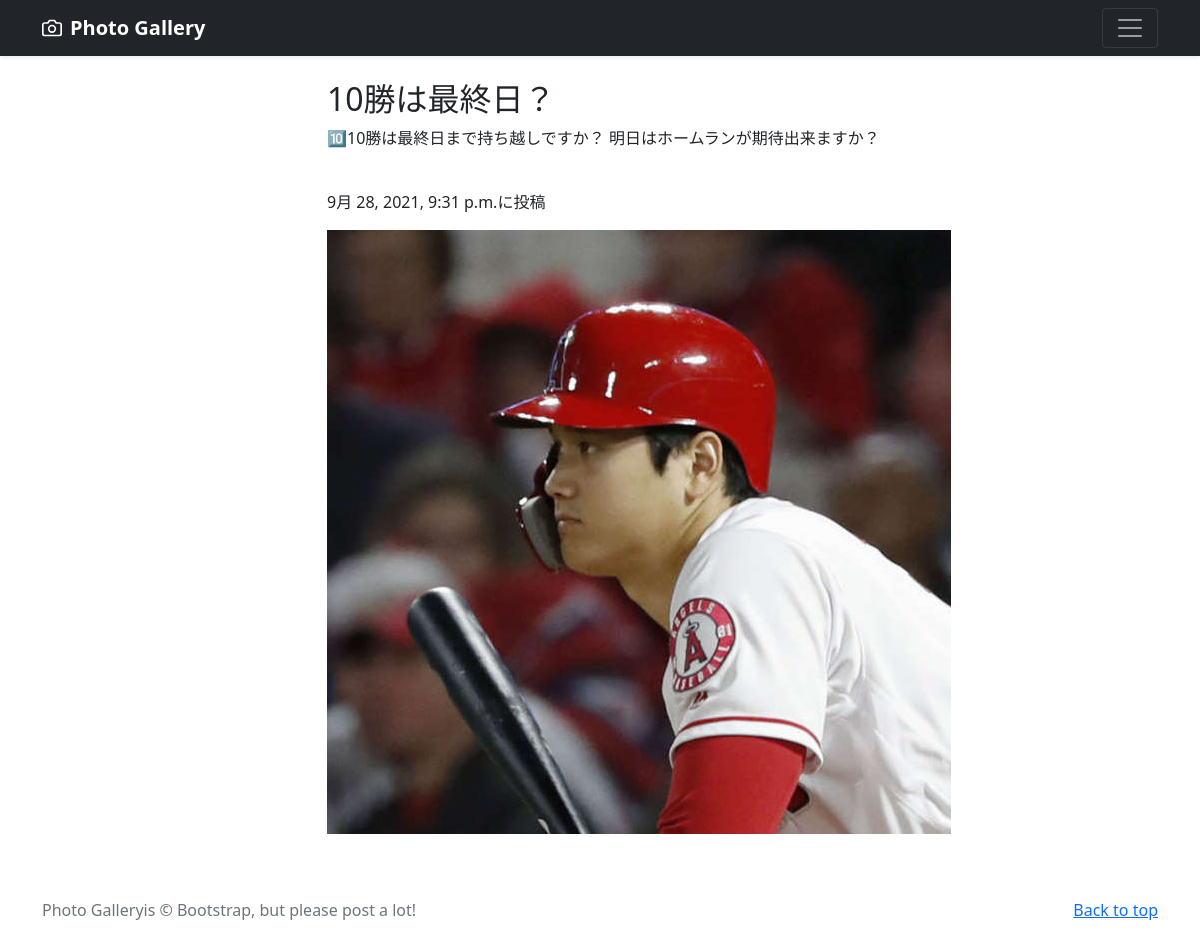
Screenshot of /photo-detail/15 (signed in) with the database file from the repository.
### photo/models.py (models this page shows, shortened)
class PhotoPost(models.Model):
	user = models.ForeignKey(
				CustomUser,
				verbose_name='ユーザー',
				on_delete=models.CASCADE
				)
	category = models.ForeignKey(
				Category,
				verbose_name='カテゴリ',
				on_delete=models.PROTECT
				)
	title = models.CharField(verbose_name='タイトル', max_length=200)
	comment = models.TextField(verbose_name='コメント')
	image1 = models.ImageField(verbose_name='イメージ1', upload_to='photos')
	image2 = models.ImageField(verbose_name='イメージ2', upload_to='photos',
								blank=True, null= True)
	posted_at = models.DateTimeField(verbose_name='投稿日時', auto_now_add=True)

### photo/views.py (the view)
class DetailView(DetailView):
	template_name = 'detail.html'
	model = PhotoPost

### photo/templates/detail.html (shortened to what this page needs)
{% extends 'base.html' %}
	{% block contents %}
	<br>
	<div class="container">
		<div class="row">
		 <div class="col offset-3">
			 <h2>{{ object.title }}</h2>
			 <p>{{ object.comment }}</p>
			 <br>
			 <p>{{ object.posted_at }}に投稿</p>
			 <p><img src="{{ object.image1.url }}"></img></p>
		 </div>
		</div>
	</div>
	{% endblock %}

### rows the page displays
PhotoPost: title "10勝は最終日？", comment "🔟10勝は最終日まで持ち越しですか？ 明日はホームランが期待出来ますか？", posted_at "9月 28, 2021, 9:31 p.m.", image1 (picture)
